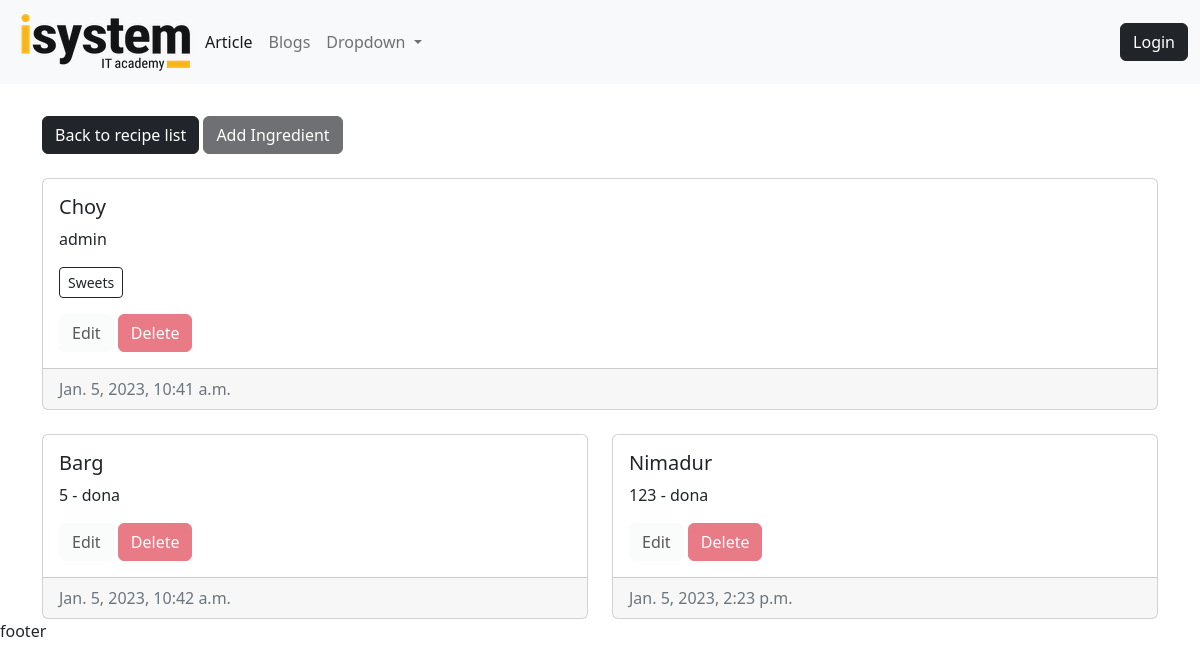
The page /recipes/detail/choy/ on the database its author committed.
### recipes/models.py (models this page shows, shortened)
class Recipe(models.Model):
    author = models.ForeignKey(User, on_delete=models.CASCADE)
    title = models.CharField(max_length=221, db_index=True)
    slug = models.SlugField(unique=True, null=True, blank=True)
    is_active = models.BooleanField(default=True)
    modified_date = models.DateTimeField(auto_now=True)
    created_date = models.DateTimeField(auto_now_add=True)
    tags = models.ManyToManyField(Tag)

class Tag(models.Model):
    title = models.CharField(max_length=221, unique=True)

class RecipeIngredient(models.Model):
    UNIT = (
        (0, 'GRAMM'),
        (1, 'MILLILITR'),
        (2, 'DONA'),
    )
    recipe = models.ForeignKey(Recipe, on_delete=models.CASCADE, related_name='ingredients')
    title = models.CharField(max_length=221)
    quantity = models.IntegerField()
    unit = models.IntegerField(choices=UNIT)
    modified_date = models.DateTimeField(auto_now=True)
    created_date = models.DateTimeField(auto_now_add=True)

### recipes/views.py (the view)
# urls.py: path('detail/<slug:slug>/', recipe_detail, name='detail'),
def recipe_detail(request, slug):
    recipe = get_object_or_404(Recipe, slug=slug)
    ctx = {
        "recipe": recipe
    }
    return render(request, 'recipes/detail.html', ctx)

### templates/recipes/detail.html (shortened to what this page needs)
{%extends 'base.html'%}
{%block content%}
<div class="button-group">
  <a href="{%url 'recipes:list'%}" class="btn btn-dark mb-4 mt-3">Back to recipe list</a>
  <a href="{%url 'recipes:ing_create' recipe.slug%}" class="btn btn-dark mb-4 mt-3 {%if request.user != recipe.author and not request.user.is_superuser%} disabled {%endif%}">Add Ingredient</a>
</div>
<div class="card">
  <div class="card-body">
    <h5 class="card-title">{{recipe.title}}</h5>
    <p class="card-text">{{recipe.author}}</p>
    <div class="button-group mb-3">
      {%for tag in recipe.tags.all%}
        <a href="#" class="btn btn-outline-dark btn-sm">{{tag.title}}</a>
      {%endfor%}
    </div>
    <a href="{%url 'recipes:update' recipe.slug%}" class="btn btn-light {%if request.user != recipe.author and not request.user.is_superuser%} disabled {%endif%}">Edit</a>
    <a href="{%url 'recipes:delete' recipe.slug%}" class="btn btn-danger {%if request.user != recipe.author and not request.user.is_superuser%} disabled {%endif%}">Delete</a>
  </div>
  <div class="card-footer text-muted">
    {{recipe.created_date}}
  </div>
</div>
<div class="row mt-4">
  {%for ingredient in recipe.ingredients.all%}
    <div class="col-sm-6 mb-3 mb-sm-0">
      <div class="card">
        <div class="card-body">
          <h5 class="card-title">{{ingredient.title}}</h5>
          <p class="card-text">{{ingredient.quantity}} - {{ingredient.get_unit_display.lower}}</p>
          <a href="{%url 'recipes:ing_update' ingredient.recipe.slug ingredient.id%}" class="btn btn-light {%if request.user != recipe.author and not request.user.is_superuser%} disabled {%endif%}">Edit</a>
          <a href="{%url 'recipes:ing_delete' ingredient.recipe.slug ingredient.id%}" class="btn btn-danger {%if request.user != recipe.author and not request.user.is_superuser%} disabled {%endif%}">Delete</a>
        </div>
        <div class="card-footer text-muted">
          {{ingredient.created_date}}
        </div>
      </div>
    </div>
  {%endfor%}
</div>
{%endblock%}

### rows shown on the page
Recipe: title "Choy", author "admin", created_date "Jan. 5, 2023, 10:41 a.m."
Tag: title "Sweets"
RecipeIngredient: title "Barg", quantity "5", unit "dona", created_date "Jan. 5, 2023, 10:42 a.m."
RecipeIngredient: title "Nimadur", quantity "123", unit "dona", created_date "Jan. 5, 2023, 2:23 p.m."
